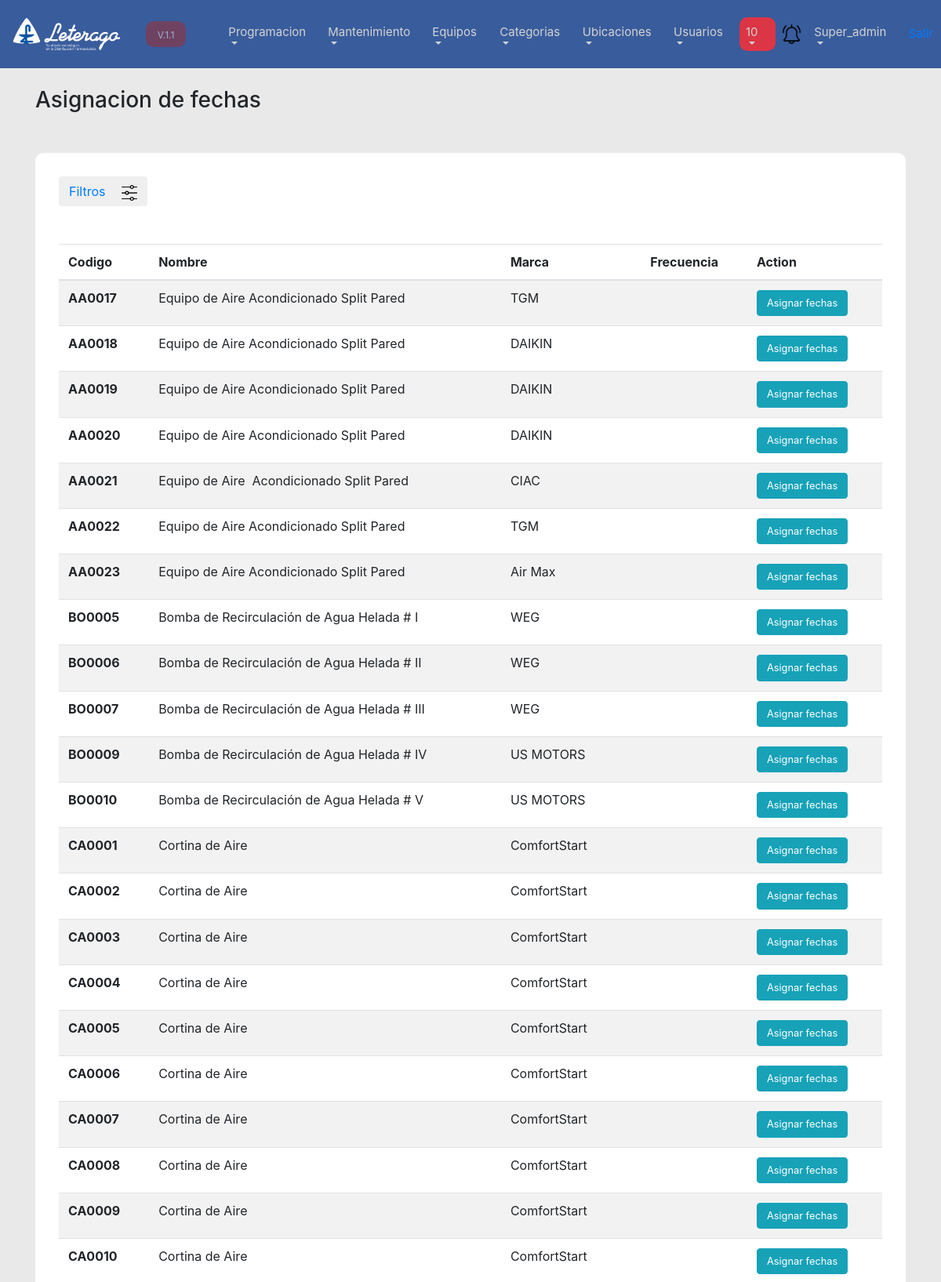
The app's page /list_calendario.php (signed in, upper part) with its own data.
### tables this page shows
CREATE TABLE `equipos` (
  `id` int(11) NOT NULL,
  `codigo` varchar(50) NOT NULL,
  `description` varchar(100) NOT NULL,
  `orden` int(1) NOT NULL,
  `id_categoria` int(11) NOT NULL,
  `marca` varchar(100) DEFAULT NULL,
  `modelo` varchar(100) DEFAULT NULL,
  `serie` varchar(100) DEFAULT NULL,
  `estado` varchar(100) DEFAULT NULL,
  `frecuencia` int(1) NOT NULL,
  `observaciones` text DEFAULT NULL,
  `id_almacen` int(11) NOT NULL,
  `ubicacion` text DEFAULT NULL,
  `delete_by` varchar(100) DEFAULT NULL,
  `delete_date` datetime DEFAULT NULL,
  `modify_by` varchar(100) DEFAULT NULL,
  `modify_date` datetime DEFAULT NULL,
  `create_date` timestamp NOT NULL DEFAULT current_timestamp(),
  `create_by` varchar(100) NOT NULL
);

### model/calendario.php (called while the page is built, shortened)
<?php
    class Calendario{
        public function find_equipos_programacion(){
            $conexion = new Kon();
            $con = $conexion->conn();
            $query = "SELECT e.id as id, e.description as description, e.codigo as codigo,  e.frecuencia as frecuencia, e.marca as marca from programadetails pd
                        inner join programaheader ph on ph.id = pd.id_programaHeader
                        inner join equipos e on e.id = pd.id_equipo
             where ph.estado = 1 and e.delete_date is null";
            $exc = $con->query($query);
            return $exc;
        }
    }
?>

### list_calendario.php (the view, shortened to what this page needs)
<?php
    include("plantilla/menu_top.php");
    include_once("model/calendario.php");
    $calendario_instance = New Calendario();
    $exc_equipos = $calendario_instance->find_equipos_programacion();
    $numero_de_mantenimientos = 0;
?>
<link rel="stylesheet" href="css/form.css">
<div class="Container">
    <br>
    <h3>Asignacion de fechas</h3>
    <div class="formularios">
      <div class = "filtros mb-4">
        <div class="row">
          <div class="col-md-12">
            <div class="row mb-4">
              <div class="col-md-2">
                <button class="btn text-primary" id="filtros">Filtros <img class="ml-3" src="imagen/settings.png" width="20" alt=""> </button>
              </div>
            </div>
          </div>
        </div>
      </div>
    <div id="resultado">
    <table class="table table-striped">
      <thead>
        <tr>
          <th scope="col">Codigo</th>
          <th scope="col">Nombre</th>
          <th scope="col">Marca</th>
          <th scope="col">Frecuencia</th>
          <th scope="col">Action</th>
        </tr>
      </thead>
      <tbody>
        <?php
          while($equipos = mysqli_fetch_assoc($exc_equipos)){
        ?>
        <tr>
          <th scope="row"><?php echo $equipos["codigo"] ?></th>
          <td><?php echo $equipos["description"]?></td>
          <td><?php echo $equipos["marca"]?></td>
          <td><?php
                    if($equipos["frecuencia"] == '3'){
                        $numero_de_mantenimientos = 4;
                    }
                    ?>
            <td>
                  <a class="btn btn-info" href="asignar_fechas.php?id=<?php echo $equipos["id"] ?>&&cantidad=<?php echo $numero_de_mantenimientos ?>"><small>Asignar fechas</small></a>
            </td>
        </tr>
        <?php
          }
        ?>
      </tbody>
    </table>
    </div>
  </div>
</div>

### css/form.css (style rules this page uses)
.formularios { background-color: white; padding: 30px; margin-top: 50px; border-radius: 10px; }

### records on screen
equipos: codigo "AA0017", description "Equipo de Aire Acondicionado Split Pared", marca "TGM"
equipos: codigo "AA0018", description "Equipo de Aire Acondicionado Split Pared", marca "DAIKIN"
equipos: codigo "AA0019", description "Equipo de Aire Acondicionado Split Pared", marca "DAIKIN"
equipos: codigo "AA0020", description "Equipo de Aire Acondicionado Split Pared", marca "DAIKIN"
equipos: codigo "AA0021", description "Equipo de Aire Acondicionado Split Pared", marca "CIAC"
equipos: codigo "AA0022", description "Equipo de Aire Acondicionado Split Pared", marca "TGM"
equipos: codigo "AA0023", description "Equipo de Aire Acondicionado Split Pared", marca "Air Max"
equipos: codigo "BO0005", description "Bomba de Recirculación de Agua Helada # I", marca "WEG"
equipos: codigo "BO0006", description "Bomba de Recirculación de Agua Helada # II", marca "WEG"
equipos: codigo "BO0007", description "Bomba de Recirculación de Agua Helada # III", marca "WEG"
equipos: codigo "BO0009", description "Bomba de Recirculación de Agua Helada # IV", marca "US MOTORS"
equipos: codigo "BO0010", description "Bomba de Recirculación de Agua Helada # V", marca "US MOTORS"
equipos: codigo "CA0001", description "Cortina de Aire", marca "ComfortStart"
equipos: codigo "CA0002", description "Cortina de Aire", marca "ComfortStart"
equipos: codigo "CA0003", description "Cortina de Aire", marca "ComfortStart"
equipos: codigo "CA0004", description "Cortina de Aire", marca "ComfortStart"
equipos: codigo "CA0005", description "Cortina de Aire", marca "ComfortStart"
equipos: codigo "CA0006", description "Cortina de Aire", marca "ComfortStart"
equipos: codigo "CA0007", description "Cortina de Aire", marca "ComfortStart"
equipos: codigo "CA0008", description "Cortina de Aire", marca "ComfortStart"
equipos: codigo "CA0009", description "Cortina de Aire", marca "ComfortStart"
equipos: codigo "CA0010", description "Cortina de Aire", marca "ComfortStart"

### other values on screen
$_SESSION["usuario_Log_Username"] "Super_admin"
